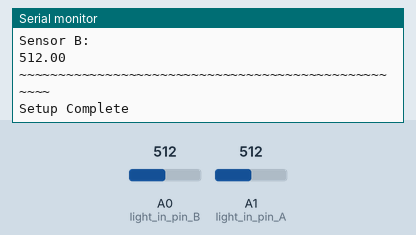
This sketch was run on a simulated Arduino Uno, built with avr-gcc and run on an emulated ATmega328P. Shown: the last lines printed to the serial monitor. The inputs (shaded band) are chosen by the test bench; at power-on: A0 (light_in_pin_B) = 512, A1 (light_in_pin_A) = 512. WiFi joins after 1.5 s; servers stay silent unless stated.

Above: at 1.6 s.
1.7 s: A0 (light_in_pin_B) set to 716
At 2.7 s:
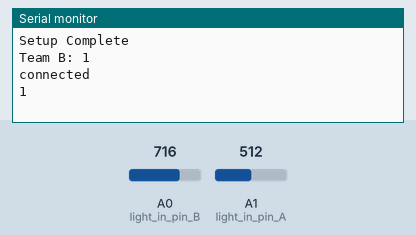
3.2 s: A1 (light_in_pin_A) set to 716
At 3.41 s:
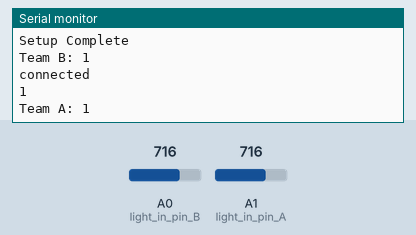
4.7 s: A0 (light_in_pin_B) set to 306
At 5.9 s:
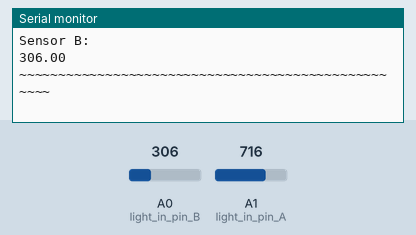
6.2 s: A1 (light_in_pin_A) set to 900
At 7.4 s:
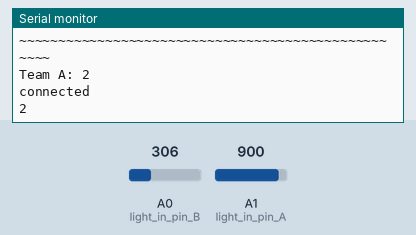
Timing chart, 0 to 8.7 s (numbered marks = the images above; inputs shaded):
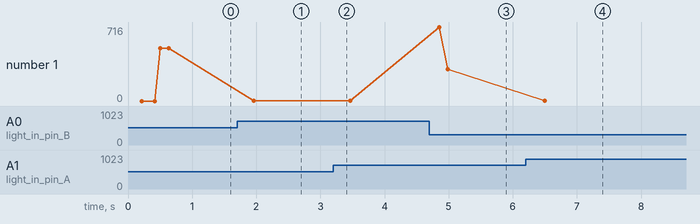

The sketch:

LightSensor.ino
```cpp
/*
Test code for motion detection.

Made up of two photo resistors connected to Analog pin A1, A0

Works in a way that when the light breaks, a score is recorded.
*/

#include <SPI.h>
#include <Ethernet.h>

/*
===================================
Light sensor pins for team A and B
===================================*/

int light_in_pin_A = 1; //Analog pin A1
int light_in_pin_B = 0; //Analog pin A0

/*
=============================
 Track scores for both teams
=============================*/
int score_A = 0;
int score_B = 0;

/*
==============================
Light sensor calibration values
==============================*/
double mean_value_A=0;
double mean_value_B=0;


double TOLERANCE =10.0;
int start_pass=0;

int MIN_PAUSE = 500;
int MAX_WAIT = 1000;

/*==============================
Webserver variables
=================================*/
byte mac[] = {
  0x90, 0xA2, 0xDA, 0x00, 0xF7, 0x28 };
IPAddress ip(192,168,137,10);
IPAddress server (192,168,137,1);
EthernetClient client;


/*

*/
void setup(){
  pinMode(light_in_pin_A,INPUT);
  pinMode(light_in_pin_B,INPUT);
  Serial.begin(9600);
  Serial.println("Start setup");
  //Start webserver client.
  Ethernet.begin(mac,ip);
  post_score_online(2,0);
  post_score_online(1,0);

}

boolean first_run = true;

//Track the ball between the time the light was broken and the light restored.
boolean ball_has_passed_A = true;
boolean ball_has_passed_B = true;

void loop(){
  if(first_run){
    calibrate();
    Serial.println("Setup Complete");
    first_run = false;
  }
  monitor_team_a();
  monitor_team_b();
  check_winner();
}

/*
* Monitor if the ball has been detected on team A goal.
*/
void monitor_team_a(){
  int lightLevel_A = analogRead(light_in_pin_A);

  if(checkScore(lightLevel_A,mean_value_A)){

    //Avoid registering same score many times. Give the ball time to pass
    if(ball_has_passed_A){
      ball_has_passed_A = false;
      score_A++;
      Serial.print("Team A: ");
      Serial.println(score_A);
	  post_score_online(1,score_A);
    }


  }
  else{
    //The coast is all clear/ no more barrier between the sensor and the light
    //allow the program to register scores again in the next round.
    ball_has_passed_A = true;
  }
  delay(100);

}

/*
* Monitor if the ball has been detected on team B goal.
*/
void monitor_team_b(){
  int lightLevel_B = analogRead(light_in_pin_B);
  if(checkScore(lightLevel_B,mean_value_B)){

    //Avoid registering same score many times. Give the ball time to pass
    if(ball_has_passed_B){
      ball_has_passed_B = false;
      score_B ++;
      Serial.print("Team B: ");
      Serial.println(score_B );
	  //Register score Online.
	  post_score_online(2,score_B);

    }


  }
  else{
    //The coast is all clear/ no more barrier between the sensor and the light
    //allow the program to register scores again in the next round.
    ball_has_passed_B = true;
  }
  delay(100);

}


/*
* Calibrate the sensors to determine normal light levels in the room.
*/
void calibrate(){
  long sum_A =0;
  long sum_B =0;
  int i=0;

  //Calibrate the first Light sensor
  for (i=0;i<300;i++){
    int read_value= analogRead(light_in_pin_A);
    if(read_value<0){
      i--;
    }
    else{
      sum_A+= read_value;
    }

  }
  mean_value_A = sum_A/i;
  Serial.println("~~~~~~~~~~~~~~~~~~~~~~~~~~~~~~~~~~~~~~~~~~~~~~~~~~~");
  Serial.println("Sensor A:");
  Serial.println(mean_value_A);
  Serial.println("~~~~~~~~~~~~~~~~~~~~~~~~~~~~~~~~~~~~~~~~~~~~~~~~~~~");

  //Calibrate the next Light sensor
  for (i=0;i<300;i++){
    int read_value= analogRead(light_in_pin_B);
    if(read_value<0){
      i--;
    }
    else{
      sum_B+= read_value;
    }

  }


  mean_value_B = sum_B/i;
  Serial.println("~~~~~~~~~~~~~~~~~~~~~~~~~~~~~~~~~~~~~~~~~~~~~~~~~~~");
  Serial.println("Sensor B:");
  Serial.println(mean_value_B);
  Serial.println("~~~~~~~~~~~~~~~~~~~~~~~~~~~~~~~~~~~~~~~~~~~~~~~~~~~");
}

/*
* detemine if the change in light intensity is enough to declare score.
*/
boolean checkScore(double lightValue,double mean){
  double variance = lightValue - mean;
  if(variance<0){
    variance *=-1;
    if(checkVariance(variance,mean)){
      calibrate();
      return false;
    }
    return false;

  }
  else{

    return checkVariance(variance,mean);
  }

}

//Calculate the percentage variance
//Return true if the variance has grown
boolean checkVariance(double value,double mean){
  double percentage_variance =  (value /mean)*100;
  if(percentage_variance>TOLERANCE){
    return true;
  }
  else{
    return false;
  }
}

/*
Check if there is a winner
*/
void check_winner(){
    if(score_A==10){
      Serial.println("Team A Wins");
      score_A = 0;
      score_B = 0;
       post_score_online(2,0);
       post_score_online(1,0);
    }
    else if(score_B==10){
      Serial.println("Team B Wins");
      score_A = 0;
      score_B = 0;
        post_score_online(2,0);
        post_score_online(1,0);
    }
}


/*
Post the scores online?
 */
void post_score_online(int teamID, int score){

  // if you get a connection, report back via serial:
  if (client.connect(server, 80)) {
    Serial.println("connected");
    // Make a HTTP request:
    if(teamID==1){
      char *scorestr = "      ";
      char *hdrstr = "GET /foosballscoreboard/webserver/?team=r&score=";
      itoa(score, scorestr, 10);
      //hdrstr.concat(scorestr);
      //client.println(scorestr);
      client.print("GET /foosballscoreboard/webserver/?team=r&score=");
      client.println(scorestr);
      Serial.println(score);
    }
    else{

	  char *scorestr = "      ";
      char *hdrstr = "GET /foosballscoreboard/webserver/?team=b&score=";
      itoa(score, scorestr, 10);
      //hdrstr.concat(scorestr);
      //client.println(scorestr);
      client.print("GET /foosballscoreboard/webserver/?team=b&score=");
      client.println(scorestr);
      Serial.println(score);
    }
    client.println();
  }
  else {
    // if you didn't get a connection to the server:
    Serial.println("connection failed");
  }

  client.stop();
}
```

Measured:
- after the input at 1.7 s, the serial monitor: prints a new line after 0.05 s (image 1)
- after the input at 3.2 s, the serial monitor: prints a new line after 0.05 s (image 2)
- after the input at 4.7 s, the serial monitor: prints a new line after 0.09 s (image 3)
- after the input at 6.2 s, the serial monitor: prints a new line after 0.08 s (image 4)
- plotted number 1: 512 → 1 after the input at 1.7 s, 1 → 306 after the input at 4.7 s, 306 → 2 after the input at 6.2 s
